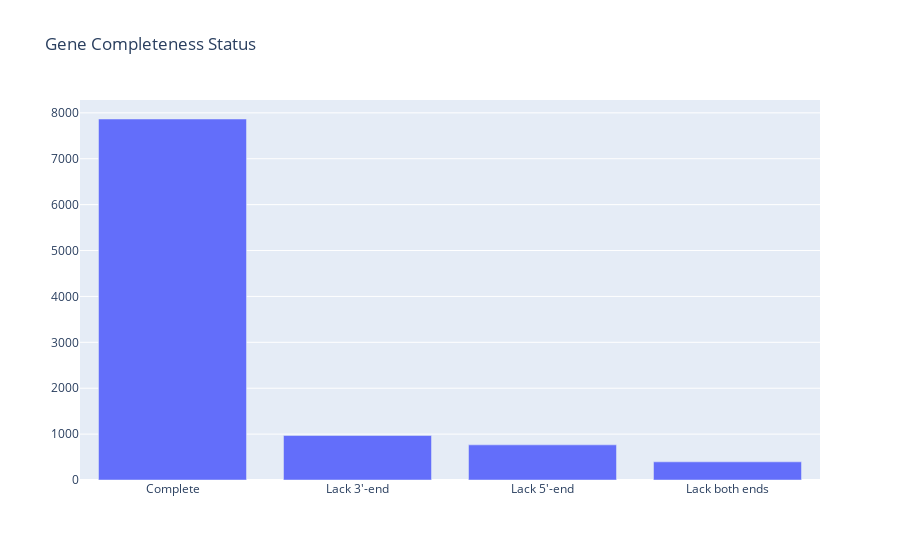
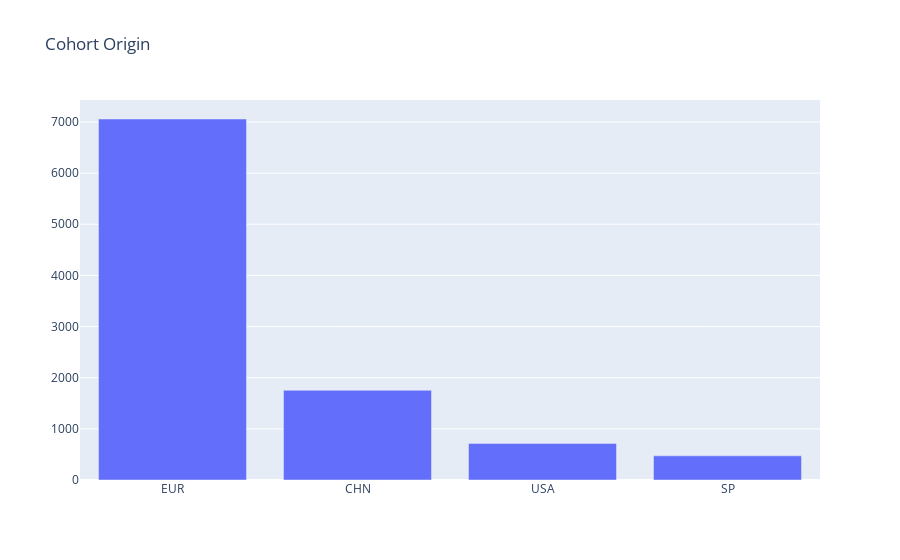
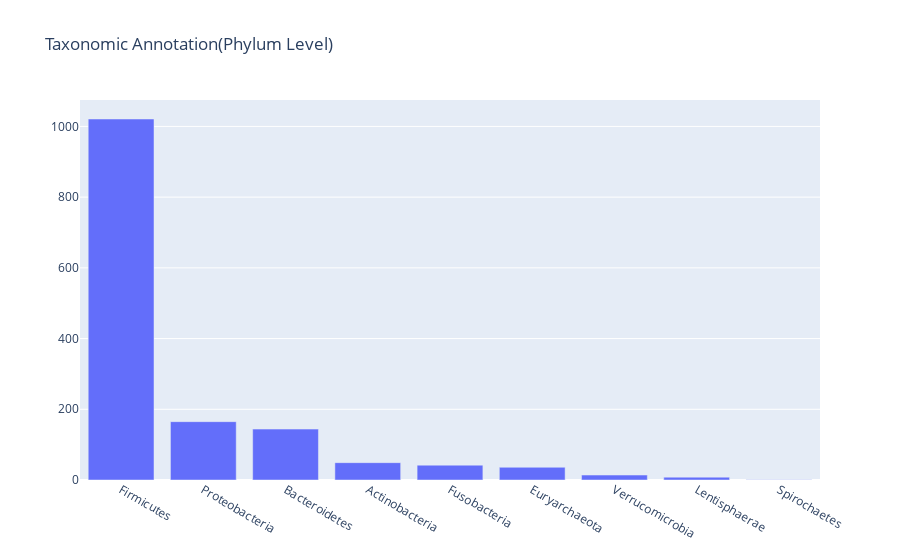
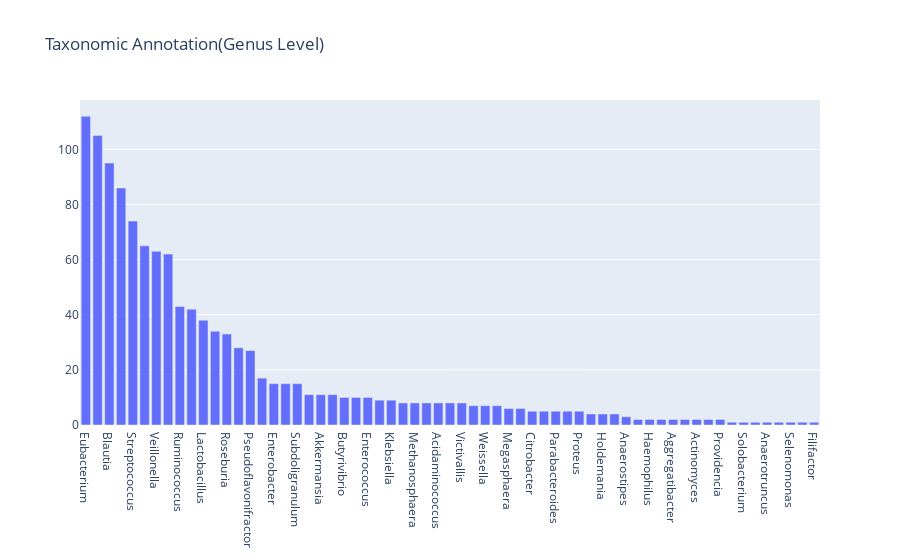

The code cell stored with these charts, in order, in its notebook:
### Code cell
skip_cols = [0, 1, 7, 8]

for stats_item in stats:
    if stats_item['col_type'] != 'object' or stats_item['col_name'] in skip_cols:
        continue
    x_values = []
    y_values = []
    for label, counts in stats_item['values_repartition'].items():
        if label == 'unknown':
            continue
        x_values.append(label)
        y_values.append(counts)
    fig = go.Figure(data=go.Bar(y=y_values, x=x_values))
    fig.update_layout(title_text=stats_labels[stats_item['col_name']])
    fig.show()

### Figure 1 — Plotly figure (JSON) as saved in the notebook; plotly's stock layout.template omitted (floating-point values rounded to 4 significant figures)
{"data": [{"type": "bar", "x": ["Complete", "Lack 3'-end", "Lack 5'-end", "Lack both ends"], "y": [7866, 969, 766, 396]}], "layout": {"title": {"text": "Gene Completeness Status"}}}

### Figure 2 — Plotly figure (JSON) as saved in the notebook; plotly's stock layout.template omitted (floating-point values rounded to 4 significant figures)
{"data": [{"type": "bar", "x": ["EUR", "CHN", "USA", "SP"], "y": [7058, 1754, 716, 472]}], "layout": {"title": {"text": "Cohort Origin"}}}

### Figure 3 — Plotly figure (JSON) as saved in the notebook; plotly's stock layout.template omitted (floating-point values rounded to 4 significant figures)
{"data": [{"type": "bar", "x": ["Firmicutes", "Proteobacteria", "Bacteroidetes", "Actinobacteria", "Fusobacteria", "Euryarchaeota", "Verrucomicrobia", "Lentisphaerae", "Spirochaetes"], "y": [1021, 165, 144, 49, 42, 36, 14, 8, 1]}], "layout": {"title": {"text": "Taxonomic Annotation(Phylum Level)"}}}

### Figure 4 — Plotly figure (JSON) as saved in the notebook; plotly's stock layout.template omitted (floating-point values rounded to 4 significant figures)
{"data": [{"type": "bar", "x": ["Eubacterium", "Clostridium", "Blautia", "Bacteroides", "Streptococcus", "Escherichia", "Veillonella", "Faecalibacterium", "Ruminococcus", "Fusobacterium", "Lactobacillus", "Bifidobacterium", "Roseburia", "Methanobrevibacter", "Pseudoflavonifractor", "Coprococcus", "Enterobacter", "Capnocytophaga", "Subdoligranulum", "Collinsella", "Akkermansia", "Dialister", "Butyrivibrio", "Desulfovibrio", "Enterococcus", "Prevotella", "Klebsiella", "Peptoniphilus", "Methanosphaera", "Bilophila", "Acidaminococcus", "Coprobacillus", "Victivallis", "Paraprevotella", "Weissella", "Campylobacter", "Megasphaera", "Oxalobacter", "Citrobacter", "Anaerococcus", "Parabacteroides", "Porphyromonas", "Proteus", "Mitsuokella", "Holdemania", "Peptostreptococcus", "Anaerostipes", "Eggerthella", "Haemophilus", "Anaerofustis", "Aggregatibacter", "Odoribacter", "Actinomyces", "Lactococcus", "Providencia", "Treponema", "Solobacterium", "Shigella", "Anaerotruncus", "Turicibacter", "Selenomonas", "Salmonella", "Filifactor"], "y": [112, 105, 95, 86, 74, 65, 63, 62, 43, 42, 38, 34, 33, 28, 27, 17, 15, 15, 15, 11, 11, 11, 10, 10, 10, 9, 9, 8, 8, 8, 8, 8, 8, 7, 7, 7, 6, 6, 5, 5, 5, 5, 5, 4, 4, 4, 3, 2, 2, 2, 2, 2, 2, 2, 2, 1, 1, 1, 1, 1, 1, 1, 1]}], "layout": {"title": {"text": "Taxonomic Annotation(Genus Level)"}}}
